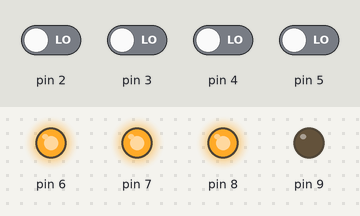
Bench run of a sketch on a simulated Arduino Uno, built with avr-gcc and run on an emulated ATmega328P. On the bench: output pins drawn as LEDs (lit = HIGH). The test bench sets the inputs (shaded band); at power-on: pin 2–5 LOW.

Above: at 1.2 s.
1.3 s: pin 2 driven HIGH
At 3.2 s:
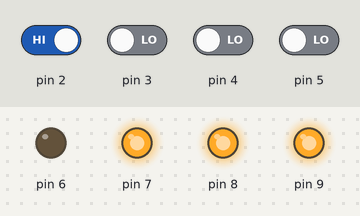
3.5 s: pin 2 driven LOW
At 4.7 s:
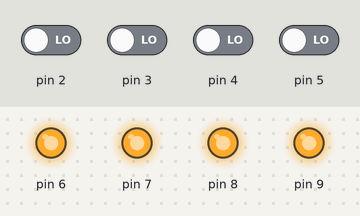
5.5 s: pin 3 driven HIGH
At 7.7 s:
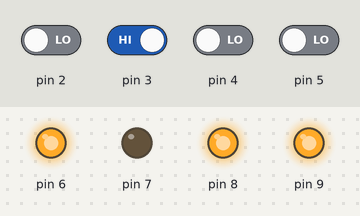
8.0 s: pin 2 driven HIGH
At 8.4 s:
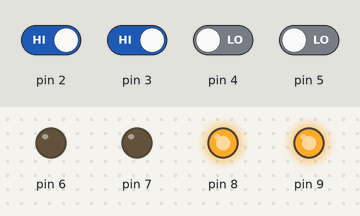
10.0 s: pin 4 driven HIGH
At 10.5 s:
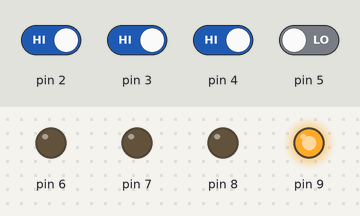
11.5 s: pin 5 driven HIGH
At 12.8 s:
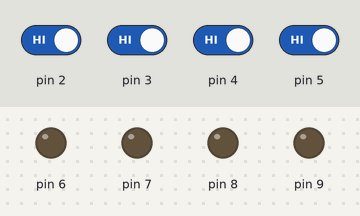
Timing chart, 0 to 14.0 s (numbered marks = the images above; inputs shaded):
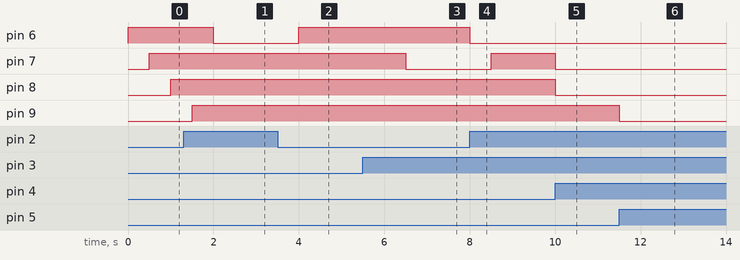

Measured:
- after the input at 1.3 s, pin 6: HIGH → LOW after 0.70 s
- after the input at 3.5 s, pin 6: LOW → HIGH after 0.50 s
- after the input at 5.5 s, pin 7: HIGH → LOW after 1.0 s
- after the input at 8.0 s, pin 6: HIGH → LOW at once; pin 7: LOW → HIGH after 0.50 s
- after the input at 10.0 s, pin 7, pin 8: HIGH → LOW at once
- after the input at 11.5 s, pin 9: HIGH → LOW at once

The sketch:

Street_Light.ino
```cpp
void setup()
{
  pinMode(2,INPUT);
  pinMode(3,INPUT);
  pinMode(4,INPUT);
  pinMode(5,INPUT);
  pinMode(6,OUTPUT);
  pinMode(7,OUTPUT);
  pinMode(8,OUTPUT);
  pinMode(9,OUTPUT);
}
void loop() {
  if(digitalRead(2)==HIGH&&digitalRead(3)==HIGH&&digitalRead(4)==HIGH&&digitalRead(5)==HIGH)
{
  digitalWrite(6,LOW);

  digitalWrite(7,LOW);

  digitalWrite(8,LOW);

  digitalWrite(9,LOW);

}
else if(digitalRead(2)==HIGH&&digitalRead(3)==HIGH&&digitalRead(4)==HIGH)
{digitalWrite(6,LOW);

digitalWrite(7,LOW);

digitalWrite(8,LOW);

digitalWrite(9,HIGH);

}
else if(digitalRead(3)==HIGH&&digitalRead(4)==HIGH&&digitalRead(5)==HIGH)
{
  digitalWrite(6,HIGH);

  digitalWrite(7,LOW);


  digitalWrite(8,LOW);

  digitalWrite(9,LOW);


}
else if(digitalRead(2)==HIGH&&digitalRead(3)==HIGH&&digitalRead(5)==HIGH)
{
   digitalWrite(6,HIGH);

  digitalWrite(7,LOW);

  digitalWrite(8,LOW);

  digitalWrite(9,LOW);


}
else if(digitalRead(2)==HIGH&&digitalRead(4)==HIGH&&digitalRead(5)==HIGH)
{  digitalWrite(6,LOW);

  digitalWrite(7,HIGH);

  digitalWrite(8,LOW);

  digitalWrite(9,LOW);

}
else if(digitalRead(2)==HIGH)
{
  digitalWrite(6,LOW);
  delay(500);
  digitalWrite(7,HIGH);
  delay(500);
digitalWrite(8,HIGH);
delay(500);
digitalWrite(9,HIGH);
delay(500);
}
else if(digitalRead(3)==HIGH)
{digitalWrite(6,HIGH);
delay(500);
digitalWrite(7,LOW);
delay(500);
digitalWrite(8,HIGH);
delay(500);
digitalWrite(9,HIGH);
delay(500);
}
else if(digitalRead(4)==HIGH)
{
  digitalWrite(6,HIGH);delay(500);
  digitalWrite(7,HIGH);delay(500);
  digitalWrite(8,LOW);delay(500);
  digitalWrite(9,HIGH);delay(500);

}
else if(digitalRead(5)==HIGH)
{
 digitalWrite(6,HIGH);delay(500);
  digitalWrite(7,HIGH);delay(500);
  digitalWrite(8,LOW);delay(500);
  digitalWrite(9,HIGH);delay(500);
}
else
{digitalWrite(6,HIGH);delay(500);
  digitalWrite(7,HIGH);delay(500);
  digitalWrite(8,HIGH);delay(500);
  digitalWrite(9,HIGH);delay(500);}
}
```
